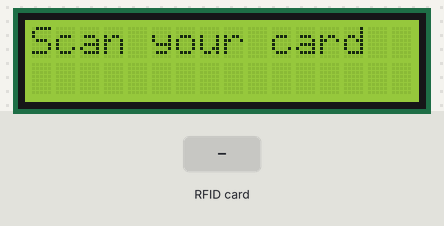
Simulated run of this sketch. Board: Arduino Uno, built with avr-gcc and run on an emulated ATmega328P. Parts: 16×2 character LCD. The inputs (shaded band) are chosen by the test bench. What the sketch prints to the serial monitor is not drawn.

Above: at 1.3 s.
1.4 s: RFID card EF 69 35 1E held to the reader
At 2.5 s:
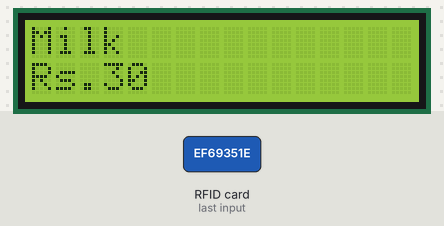
2.9 s: RFID card F3 AB DD E2 held to the reader
At 4.1 s:
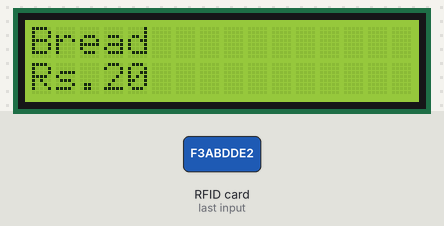
4.4 s: RFID card 63 97 60 E4 held to the reader
At 5.3 s:
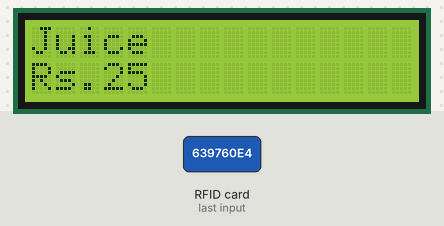
5.9 s: RFID card EF 69 35 1E held to the reader
At 6.4 s:
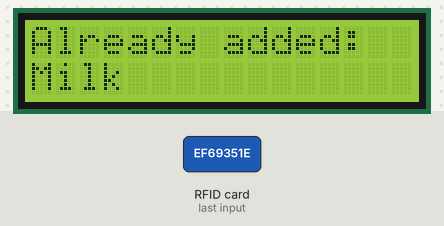
7.4 s: RFID card F3 AB DD E2 held to the reader
At 8.6 s:
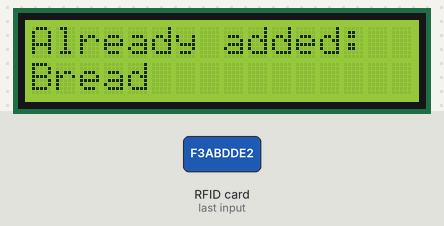
8.9 s: RFID card 63 97 60 E4 held to the reader
At 10.1 s:
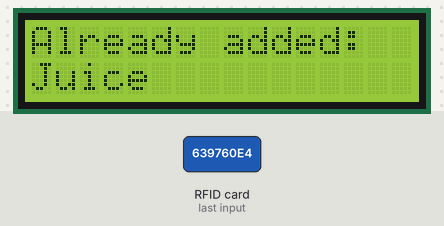
Timing chart, 0 to 11.4 s (numbered marks = the images above; inputs shaded):
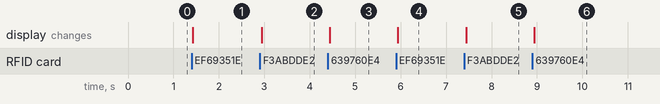

The sketch:

Smart_Shopping_Trolley_Billing.ino
```cpp
#include <Wire.h>
#include <LiquidCrystal_I2C.h>
#include <SPI.h>
#include <MFRC522.h>

#define RST_PIN 9
#define SS_PIN 10

MFRC522 rfid(SS_PIN, RST_PIN);
LiquidCrystal_I2C lcd(0x27, 16, 2);

// Define RFID card UIDs
String cardUIDs[4] = {
  "EF 69 35 1E",  // Milk
  "F3 AB DD E2",  // Bread
  "63 97 60 E4",  // Juice
  "97 8B 7A 00"   // Checkout
};

String productNames[3] = {"Milk", "Bread", "Juice"};
int productPrices[3] = {30, 20, 25};
bool productScanned[3] = {false, false, false};
int totalAmount = 0;
unsigned long lastScanTime = 0;
bool checkoutDone = false;

void setup() {
  Serial.begin(9600);
  SPI.begin();
  rfid.PCD_Init();
  lcd.init();
  lcd.backlight();
  lcd.setCursor(0, 0);
  lcd.print("Scan your card");
}

void loop() {
  if (!rfid.PICC_IsNewCardPresent() || !rfid.PICC_ReadCardSerial()) return;

  // Read UID
  String scannedUID = "";
  for (byte i = 0; i < rfid.uid.size; i++) {
    if (rfid.uid.uidByte[i] < 0x10) scannedUID += "0";
    scannedUID += String(rfid.uid.uidByte[i], HEX);
    if (i < rfid.uid.size - 1) scannedUID += " ";
  }
  scannedUID.toUpperCase();
  Serial.println("Scanned UID: " + scannedUID);

  // Check if it's the checkout card
  if (scannedUID == cardUIDs[3] && !checkoutDone) {
    lcd.clear();
    lcd.setCursor(0, 0);
    lcd.print("Checkout Done");
    lcd.setCursor(0, 1);
    lcd.print("Total: Rs." + String(totalAmount));
    checkoutDone = true;
    lastScanTime = millis();
  }
  // Check if it's a product card
  else if (!checkoutDone) {
    for (int i = 0; i < 3; i++) {
      if (scannedUID == cardUIDs[i]) {
        if (!productScanned[i]) {
          productScanned[i] = true;
          totalAmount += productPrices[i];
          lcd.clear();
          lcd.setCursor(0, 0);
          lcd.print(productNames[i]);
          lcd.setCursor(0, 1);
          lcd.print("Rs." + String(productPrices[i]));
        } else {
          lcd.clear();
          lcd.setCursor(0, 0);
          lcd.print("Already added:");
          lcd.setCursor(0, 1);
          lcd.print(productNames[i]);
        }
        lastScanTime = millis();
        break;
      }
    }
  }

  delay(1000); // 1 second delay after each scan
  rfid.PICC_HaltA();
  rfid.PCD_StopCrypto1();

  // Reset system after 2 seconds of checkout
  if (checkoutDone && millis() - lastScanTime >= 2000) {
    resetSystem();
  }
}

void resetSystem() {
  totalAmount = 0;
  for (int i = 0; i < 3; i++) productScanned[i] = false;
  checkoutDone = false;
  lcd.clear();
  lcd.setCursor(0, 0);
  lcd.print("Restarted...");
  delay(1000);
  lcd.clear();
  lcd.setCursor(0, 0);
  lcd.print("Scan your card");
}
```

Measured:
- after the input at 1.4 s, the display: changes at once (image 1)
- after the input at 2.9 s, the display: changes at once (image 2)
- after the input at 4.4 s, the display: changes at once (image 3)
- after the input at 5.9 s, the display: changes at once (image 4)
- after the input at 7.4 s, the display: changes at once (image 5)
- after the input at 8.9 s, the display: changes at once (image 6)
